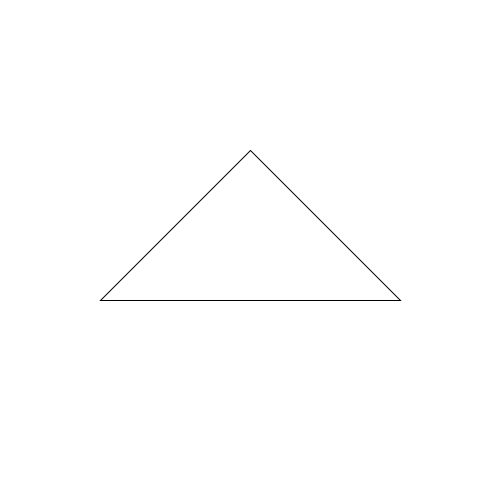
Frame 1 (no input)
Frame 60 (the mouse pressed at the canvas centre just before this capture): identical to frame 1, image omitted
Frame 120 (the mouse held since frame 60 and released just before this capture): identical to frame 1, image omitted

The Processing sketch that drew this single still picture (run headless with seeded random() and noise(); from frame 60 on, the mouse is pressed at the canvas centre):

// Processing sketch: H09_8
// ── H09_8.pde


void setup(){
  size(500,500);
}

void draw(){
  background(255,255,255);
  stroke(0,0,0);
  tekenDriehoek(100,300,250,150,400,300);
}

void tekenDriehoek(int x1, int y1, int x2, int y2, int x3, int y3){
triangle(x1,y1,x2,y2,x3,y3);
}
